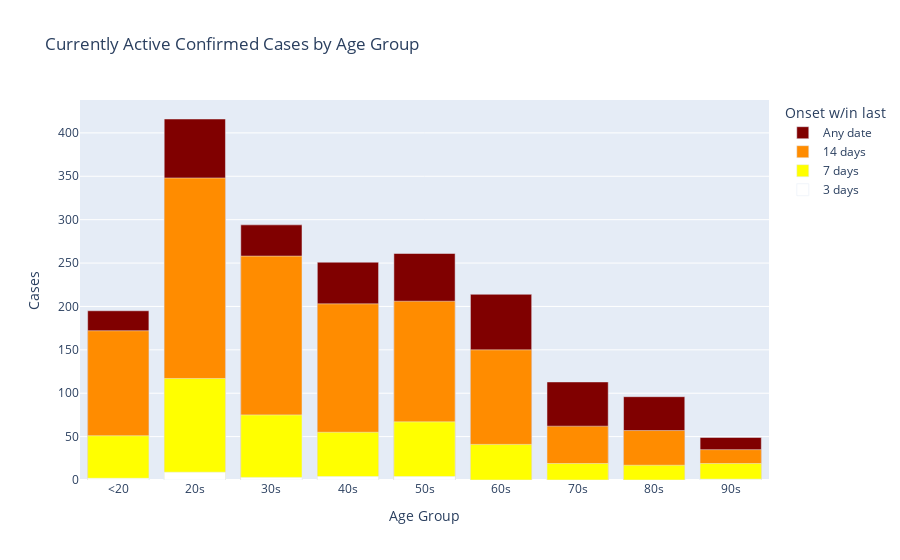

Notebook source saved alongside this figure:
### Code cell
#hide_input

sumageactivedf = appendaggageactivedf \
.groupby(["OnsetWithin", "Age_Group"]) \
.sum() \
.reset_index()

sumageactivedf["Age Group"] = sumageactivedf.apply(lambda row: getAgeNumber(row["Age_Group"]), axis=1)
sumageactivedf["Onset"] = pd.Categorical(sumageactivedf["OnsetWithin"], ["Any date", "14 days", "7 days", "3 days"])

sumageactivedf = sumageactivedf.sort_values(by=["Onset", "Age Group"])


activeagebar = px.bar(sumageactivedf, y="Cases", x='Age_Group',
    color="Onset", color_discrete_sequence=["maroon", "darkorange", "yellow", "white"],
    labels={"Onset" : "Onset w/in last", "Age_Group" : "Age Group"},
    title="Currently Active Confirmed Cases by Age Group",
  hover_name="Age_Group"

    )
activeagebar.update_layout(barmode='overlay', hovermode="x")

### Figure 1 — Plotly figure (JSON) as saved in the notebook; plotly's stock layout.template omitted (floating-point values rounded to 4 significant figures)
{"data": [{"alignmentgroup": "True", "hoverlabel": {"namelength": 0}, "hovertemplate": "<b>%{hovertext}</b><br><br>Onset w/in last=Any date<br>Age Group=%{x}<br>Cases=%{y}", "hovertext": ["<20", "20s", "30s", "40s", "50s", "60s", "70s", "80s", "90s"], "legendgroup": "Any date", "marker": {"color": "maroon"}, "name": "Any date", "offsetgroup": "Any date", "orientation": "v", "showlegend": true, "textposition": "auto", "type": "bar", "x": ["<20", "20s", "30s", "40s", "50s", "60s", "70s", "80s", "90s"], "xaxis": "x", "y": [195, 416, 294, 251, 261, 214, 113, 96, 49], "yaxis": "y"}, {"alignmentgroup": "True", "hoverlabel": {"namelength": 0}, "hovertemplate": "<b>%{hovertext}</b><br><br>Onset w/in last=14 days<br>Age Group=%{x}<br>Cases=%{y}", "hovertext": ["<20", "20s", "30s", "40s", "50s", "60s", "70s", "80s", "90s"], "legendgroup": "14 days", "marker": {"color": "darkorange"}, "name": "14 days", "offsetgroup": "14 days", "orientation": "v", "showlegend": true, "textposition": "auto", "type": "bar", "x": ["<20", "20s", "30s", "40s", "50s", "60s", "70s", "80s", "90s"], "xaxis": "x", "y": [172, 348, 258, 203, 206, 150, 62, 57, 35], "yaxis": "y"}, {"alignmentgroup": "True", "hoverlabel": {"namelength": 0}, "hovertemplate": "<b>%{hovertext}</b><br><br>Onset w/in last=7 days<br>Age Group=%{x}<br>Cases=%{y}", "hovertext": ["<20", "20s", "30s", "40s", "50s", "60s", "70s", "80s", "90s"], "legendgroup": "7 days", "marker": {"color": "yellow"}, "name": "7 days", "offsetgroup": "7 days", "orientation": "v", "showlegend": true, "textposition": "auto", "type": "bar", "x": ["<20", "20s", "30s", "40s", "50s", "60s", "70s", "80s", "90s"], "xaxis": "x", "y": [51, 117, 75, 55, 67, 41, 19, 17, 19], "yaxis": "y"}, {"alignmentgroup": "True", "hoverlabel": {"namelength": 0}, "hovertemplate": "<b>%{hovertext}</b><br><br>Onset w/in last=3 days<br>Age Group=%{x}<br>Cases=%{y}", "hovertext": ["<20", "20s", "30s", "40s", "50s", "90s"], "legendgroup": "3 days", "marker": {"color": "white"}, "name": "3 days", "offsetgroup": "3 days", "orientation": "v", "showlegend": true, "textposition": "auto", "type": "bar", "x": ["<20", "20s", "30s", "40s", "50s", "90s"], "xaxis": "x", "y": [2, 9, 3, 4, 4, 1], "yaxis": "y"}], "layout": {"barmode": "overlay", "hovermode": "x", "legend": {"title": {"text": "Onset w/in last"}, "tracegroupgap": 0}, "title": {"text": "Currently Active Confirmed Cases by Age Group"}, "xaxis": {"anchor": "y", "domain": [0, 1], "title": {"text": "Age Group"}}, "yaxis": {"anchor": "x", "domain": [0, 1], "title": {"text": "Cases"}}}}
